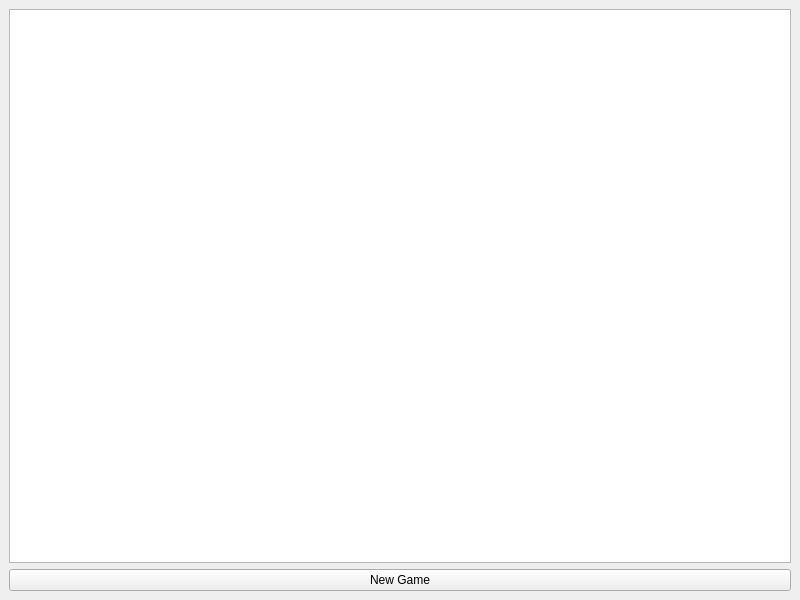
<?xml version="1.0" encoding="UTF-8"?>
<ui version="4.0">
 <class>MainWindow</class>
 <widget class="QMainWindow" name="MainWindow">
  <property name="geometry">
   <rect>
    <x>0</x>
    <y>0</y>
    <width>800</width>
    <height>600</height>
   </rect>
  </property>
  <property name="windowTitle">
   <string>MainWindow</string>
  </property>
  <widget class="QWidget" name="centralwidget">
   <layout class="QVBoxLayout" name="verticalLayout">
    <item>
     <widget class="QGraphicsView" name="graphicsView"/>
    </item>
    <item>
     <widget class="QPushButton" name="newGameButton">
      <property name="text">
       <string>New Game</string>
      </property>
     </widget>
    </item>
   </layout>
  </widget>
 </widget>
 <resources/>
 <connections/>
</ui>
